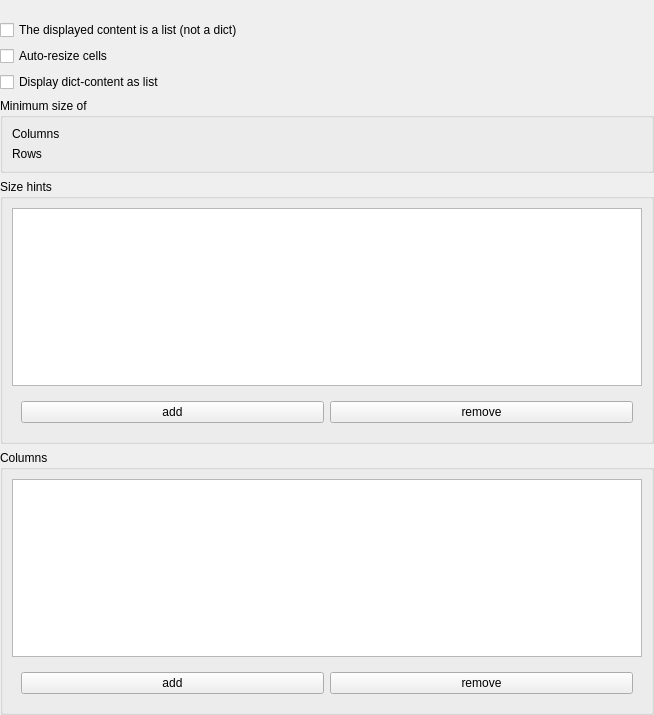
<?xml version="1.0" encoding="UTF-8"?>
<ui version="4.0">
 <class>GbRoomAndPath</class>
 <widget class="QWidget" name="GbRoomAndPath">
  <property name="geometry">
   <rect>
    <x>0</x>
    <y>0</y>
    <width>654</width>
    <height>715</height>
   </rect>
  </property>
  <property name="maximumSize">
   <size>
    <width>16777215</width>
    <height>740</height>
   </size>
  </property>
  <property name="windowTitle">
   <string>Form</string>
  </property>
  <layout class="QVBoxLayout" name="verticalLayout">
   <property name="leftMargin">
    <number>0</number>
   </property>
   <property name="topMargin">
    <number>20</number>
   </property>
   <property name="rightMargin">
    <number>0</number>
   </property>
   <property name="bottomMargin">
    <number>0</number>
   </property>
   <item>
    <widget class="CheckBox" name="checkBox">
     <property name="text">
      <string>The displayed content is a list (not a dict)</string>
     </property>
     <property name="template" stdset="0">
      <string>inspector-islist</string>
     </property>
    </widget>
   </item>
   <item>
    <widget class="CheckBox" name="checkBox_2">
     <property name="text">
      <string>Auto-resize cells</string>
     </property>
     <property name="template" stdset="0">
      <string>inspector-autoresize</string>
     </property>
    </widget>
   </item>
   <item>
    <widget class="CheckBox" name="checkBox_3">
     <property name="text">
      <string>Display dict-content as list</string>
     </property>
     <property name="template" stdset="0">
      <string>inspector-aslist</string>
     </property>
    </widget>
   </item>
   <item>
    <widget class="QGroupBox" name="groupBox_2">
     <property name="title">
      <string>Minimum size of</string>
     </property>
     <layout class="QGridLayout" name="gridLayout">
      <item row="0" column="0">
       <widget class="QLabel" name="label">
        <property name="text">
         <string>Columns</string>
        </property>
       </widget>
      </item>
      <item row="0" column="1">
       <widget class="NumericLineEdit" name="numericLineEdit">
        <property name="template" stdset="0">
         <string>inspector-min-width</string>
        </property>
       </widget>
      </item>
      <item row="1" column="0">
       <widget class="QLabel" name="label_2">
        <property name="text">
         <string>Rows</string>
        </property>
       </widget>
      </item>
      <item row="1" column="1">
       <widget class="NumericLineEdit" name="numericLineEdit_2">
        <property name="template" stdset="0">
         <string>inspector-min-height</string>
        </property>
       </widget>
      </item>
     </layout>
    </widget>
   </item>
   <item>
    <widget class="QGroupBox" name="groupBox_3">
     <property name="title">
      <string>Size hints</string>
     </property>
     <layout class="QVBoxLayout" name="verticalLayout_3">
      <item>
       <widget class="EmbeddedViewTable" name="embeddedViewTable_2">
        <property name="minimumSize">
         <size>
          <width>0</width>
          <height>150</height>
         </size>
        </property>
        <property name="template" stdset="0">
         <string>inspector-table-sizehints</string>
        </property>
       </widget>
      </item>
      <item>
       <widget class="QWidget" name="widget_2" native="true">
        <layout class="QHBoxLayout" name="horizontalLayout_2">
         <item>
          <widget class="ActionButton" name="actionButton_3">
           <property name="text">
            <string>add</string>
           </property>
           <property name="template" stdset="0">
            <string>inspector-sizehints-add</string>
           </property>
          </widget>
         </item>
         <item>
          <widget class="ActionButton" name="actionButton_4">
           <property name="text">
            <string>remove</string>
           </property>
           <property name="template" stdset="0">
            <string>inspector-sizehints-remove</string>
           </property>
          </widget>
         </item>
        </layout>
       </widget>
      </item>
     </layout>
    </widget>
   </item>
   <item>
    <widget class="QGroupBox" name="groupBox">
     <property name="title">
      <string>Columns</string>
     </property>
     <layout class="QVBoxLayout" name="verticalLayout_2">
      <item>
       <widget class="EmbeddedViewTable" name="embeddedViewTable">
        <property name="minimumSize">
         <size>
          <width>0</width>
          <height>150</height>
         </size>
        </property>
        <property name="template" stdset="0">
         <string>inspector-table-config</string>
        </property>
       </widget>
      </item>
      <item>
       <widget class="QWidget" name="widget" native="true">
        <layout class="QHBoxLayout" name="horizontalLayout">
         <item>
          <widget class="ActionButton" name="actionButton_2">
           <property name="text">
            <string>add</string>
           </property>
           <property name="template" stdset="0">
            <string>inspector-dbcolumns-add</string>
           </property>
          </widget>
         </item>
         <item>
          <widget class="ActionButton" name="actionButton">
           <property name="text">
            <string>remove</string>
           </property>
           <property name="template" stdset="0">
            <string>inspector-dbcolumns-remove</string>
           </property>
          </widget>
         </item>
        </layout>
       </widget>
      </item>
     </layout>
    </widget>
   </item>
  </layout>
 </widget>
 <customwidgets>
  <customwidget>
   <class>ActionButton</class>
   <extends>QPushButton</extends>
   <header>wallaby.frontends.qt.widgets.buttons.actionButton</header>
  </customwidget>
  <customwidget>
   <class>CheckBox</class>
   <extends>QCheckBox</extends>
   <header>wallaby.frontends.qt.widgets.buttons.checkBox</header>
  </customwidget>
  <customwidget>
   <class>EmbeddedViewTable</class>
   <extends>QTableView</extends>
   <header>wallaby.frontends.qt.widgets.multi.embeddedViewTable</header>
  </customwidget>
  <customwidget>
   <class>NumericLineEdit</class>
   <extends>QWidget</extends>
   <header>wallaby.frontends.qt.widgets.edits.numericLineEdit</header>
  </customwidget>
 </customwidgets>
 <resources/>
 <connections/>
</ui>
